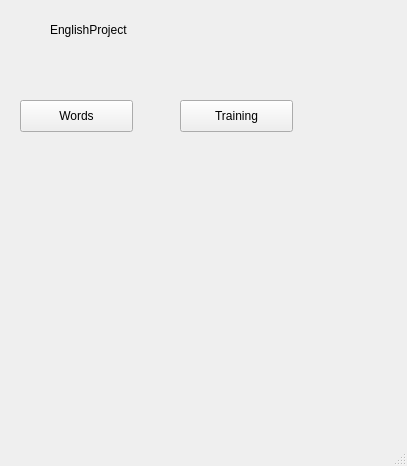
<?xml version="1.0" encoding="UTF-8"?>
<ui version="4.0">
 <class>MainWindow</class>
 <widget class="QMainWindow" name="MainWindow">
  <property name="geometry">
   <rect>
    <x>0</x>
    <y>0</y>
    <width>407</width>
    <height>466</height>
   </rect>
  </property>
  <property name="windowTitle">
   <string>MainWindow</string>
  </property>
  <widget class="QWidget" name="centralwidget">
   <widget class="QLabel" name="label">
    <property name="geometry">
     <rect>
      <x>50</x>
      <y>20</y>
      <width>291</width>
      <height>20</height>
     </rect>
    </property>
    <property name="text">
     <string>EnglishProject</string>
    </property>
   </widget>
   <widget class="QPushButton" name="words_btn">
    <property name="geometry">
     <rect>
      <x>20</x>
      <y>100</y>
      <width>113</width>
      <height>32</height>
     </rect>
    </property>
    <property name="text">
     <string>Words</string>
    </property>
   </widget>
   <widget class="QPushButton" name="train_btn">
    <property name="geometry">
     <rect>
      <x>180</x>
      <y>100</y>
      <width>113</width>
      <height>32</height>
     </rect>
    </property>
    <property name="text">
     <string>Training</string>
    </property>
   </widget>
  </widget>
  <widget class="QMenuBar" name="menubar">
   <property name="geometry">
    <rect>
     <x>0</x>
     <y>0</y>
     <width>407</width>
     <height>36</height>
    </rect>
   </property>
  </widget>
  <widget class="QStatusBar" name="statusbar"/>
 </widget>
 <resources/>
 <connections/>
</ui>
